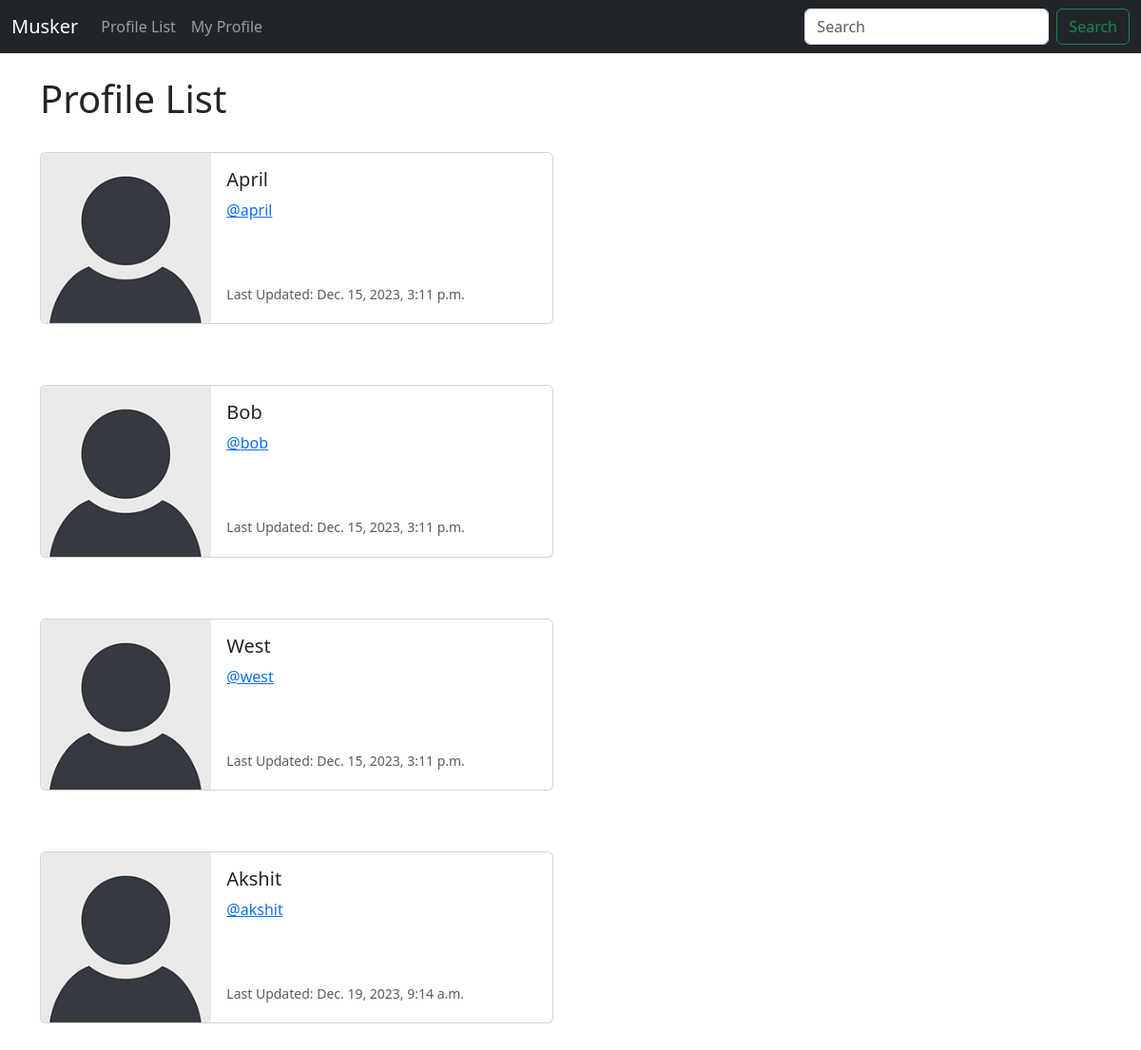
/profile_list/ (signed in), run on an earlier commit of the app's database.
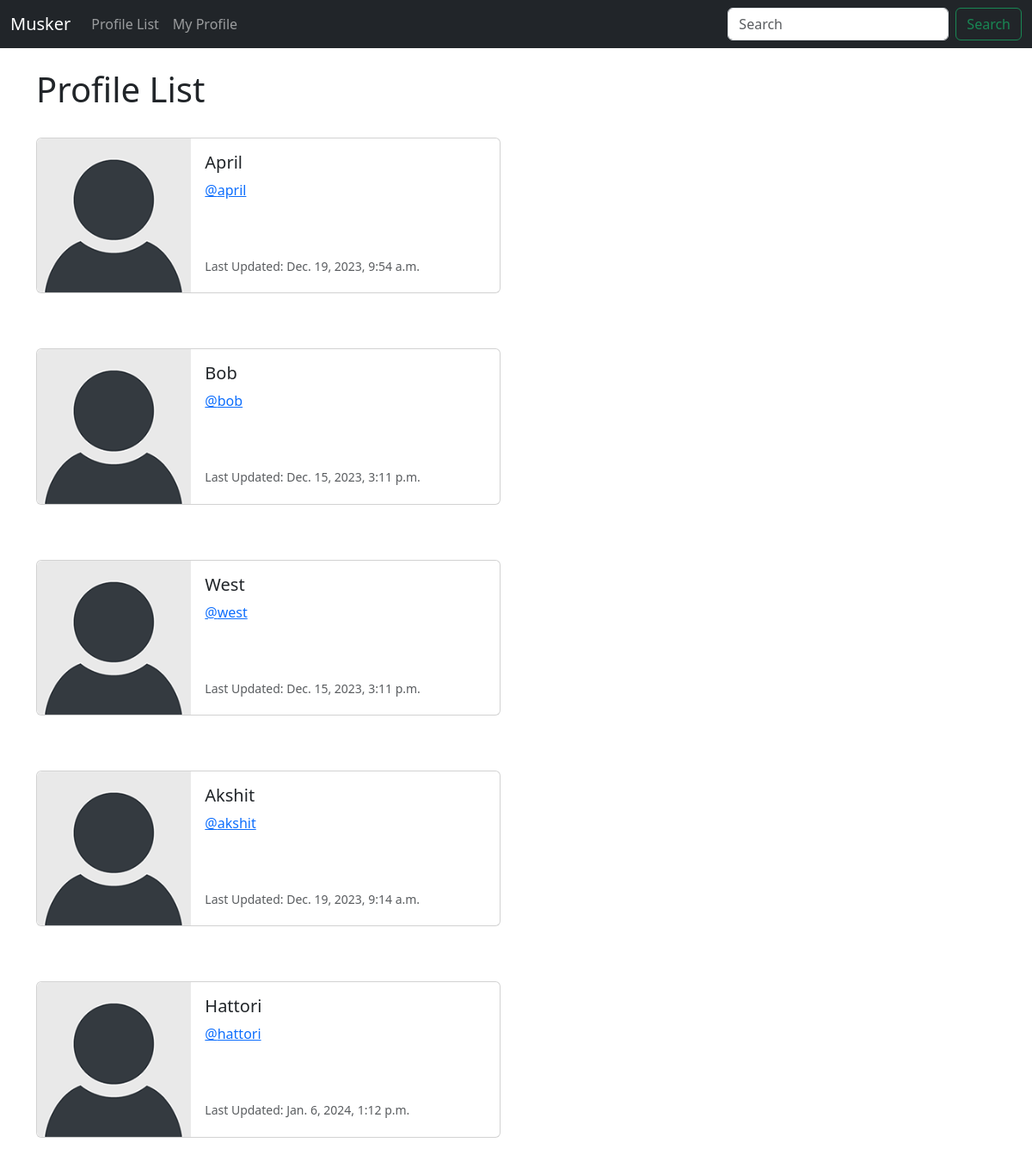
And on a later commit of the database.
### musker/models.py (models this page shows, shortened)
class Profile(models.Model):
    user = models.OneToOneField(User, on_delete=models.CASCADE)
    follows = models.ManyToManyField('self', related_name='followed_by', symmetrical=False, blank=True)
    date_modified = models.DateTimeField(User, auto_now=True)

### musker/views.py (the view)
# urls.py: path('profile_list/', views.profile_list, name="profile_list"),
def profile_list(request):
    if request.user.is_authenticated:
        profiles = Profile.objects.exclude(user=request.user)
        return render(request, 'profile_list.html', {'profiles': profiles})
    else:
        messages.success(request, 'login to view this page')
        return redirect('home')

### musker/templates/profile_list.html
{% extends 'base.html' %}
{% load static %}
{% block content %}
    <h1>Profile List</h1>
<br/>
{% if profiles %}
    {% for profile in profiles %}
    <div class="card mb-3" style="max-width: 540px;">
        <div class="row g-0">
          <div class="col-md-4">
            <img src="{% static 'images/default_profile_pic.png' %}" class="img-fluid rounded-start" alt="Profile Image">
          </div>
          <div class="col-md-8">
            <div class="card-body">
              <h5 class="card-title">{{ profile.user.username }}</h5>
              <p class="card-text"><a href="{% url 'profile' profile.user.id %}">@{{ profile.user.username|lower }}</a></p>
              <br/><br/>
              <p class="card-text"><small class="text-body-secondary">Last Updated: {{ profile.date_modified }}</small></p>
            </div>
          </div>
        </div>
      </div>
      <br/><br/>
    {% endfor %}
{% endif %}
{% endblock %}

### musker/templates/base.html (shortened to what this page needs)
<!doctype html>
<html lang="en">
  <head>
    <link href="https://cdn.jsdelivr.net/npm/bootstrap@5.3.2/dist/css/bootstrap.min.css" rel="stylesheet">
  </head>
  <body>
    {% include 'navbar.html' %}
    <div class="container">
      <br/>
        {% block content %}
        {% endblock %}
    </div>
  </body>
</html>

### musker/templates/navbar.html (shortened to what this page needs)
<nav class="navbar navbar-expand-lg navbar-dark bg-dark">
    <div class="container-fluid">
      <a class="navbar-brand" href="{% url 'home' %}">Musker</a>
      <div class="collapse navbar-collapse" id="navbarSupportedContent">
        <ul class="navbar-nav me-auto mb-2 mb-lg-0">
          <li class="nav-item">
            <a class="nav-link" href="{% url 'profile_list' %}">Profile List</a>
          </li>
          {% if user.is_authenticated %}
          <li class="nav-item">
            <a class="nav-link" href="{% url 'profile' request.user.id %}">My Profile</a>
          </li>
          {% endif %}
        </ul>
        <form class="d-flex" role="search">
          <input class="form-control me-2" type="search" placeholder="Search" aria-label="Search">
          <button class="btn btn-outline-success" type="submit">Search</button>
        </form>
      </div>
    </div>
  </nav>

What changed in the data, as far as the page shows it:
changed Profile "April": date_modified "Dec. 15, 2023, 3:11 p.m." → "Dec. 19, 2023, 9:54 a.m."
added Profile: user.username "Hattori", user.username "hattori", date_modified "Jan. 6, 2024, 1:12 p.m."
